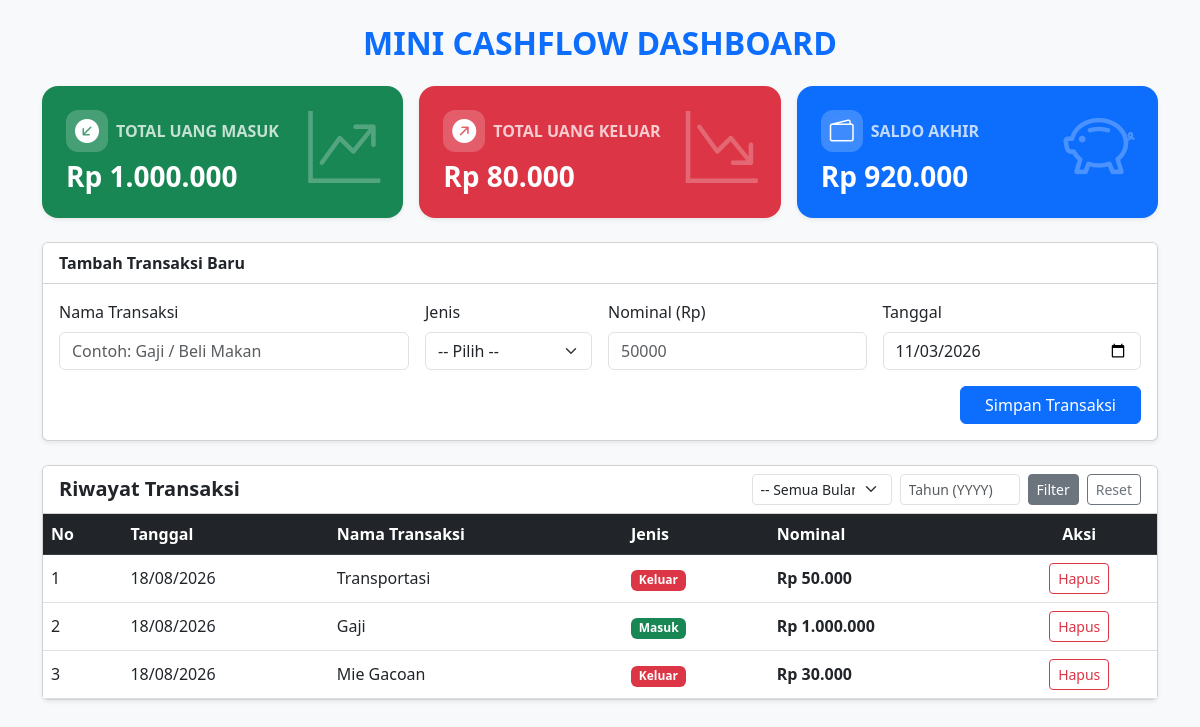
The page / on the database its author committed.
### tables this page shows
CREATE TABLE `transaksi` (
  `id` int(11) NOT NULL,
  `nama_transaksi` varchar(100) NOT NULL,
  `jenis` enum('masuk','keluar') NOT NULL,
  `nominal` int(11) NOT NULL,
  `tanggal` date NOT NULL
);

### index.php (the view, shortened to what this page needs)
<?php
require_once 'koneksi.php';
$tahun_filter = $_GET['tahun'] ?? '';
$where_clause = "";
$query_transaksi = "SELECT * FROM transaksi $where_clause ORDER BY tanggal DESC, id DESC";
$result_transaksi = mysqli_query($koneksi, $query_transaksi);
$q_masuk = mysqli_query($koneksi, "SELECT SUM(nominal) AS total FROM transaksi WHERE jenis = 'masuk'");
$total_masuk = mysqli_fetch_assoc($q_masuk)['total'] ?? 0;
$q_keluar = mysqli_query($koneksi, "SELECT SUM(nominal) AS total FROM transaksi WHERE jenis = 'keluar'");
$total_keluar = mysqli_fetch_assoc($q_keluar)['total'] ?? 0;
$saldo_akhir = $total_masuk - $total_keluar;
?>
<!DOCTYPE html>
<html lang="id">
<head>
    <link href="https://cdn.jsdelivr.net/npm/bootstrap@5.3.0/dist/css/bootstrap.min.css" rel="stylesheet">
    <link rel="stylesheet" href="https://cdn.jsdelivr.net/npm/bootstrap-icons@1.11.1/font/bootstrap-icons.css">
</head>
<body class="bg-light">
<div class="container py-4">
    <h2 class="mb-4 text-center text-primary fw-bold">MINI CASHFLOW DASHBOARD</h2>
    <div class="row g-3 mb-4">
        <div class="col-md-4">
            <div class="card card-stat text-white bg-success shadow-sm p-2" onclick="animateCard(this)">
                <div class="card-body position-relative z-1">
                    <div class="d-flex align-items-center gap-2 mb-2">
                        <div class="stat-icon-badge">
                            <i class="bi bi-arrow-down-left-circle-fill fs-4"></i>
                        </div>
                        <h6 class="card-title m-0 fw-semibold text-uppercase opacity-75">Total Uang Masuk</h6>
                    </div>
                    <h3 class="fw-bold m-0 mt-2">Rp <?= number_format($total_masuk, 0, ',', '.'); ?></h3>
                    <i class="bi bi-graph-up-arrow card-icon-illustration"></i>
                </div>
            </div>
        </div>
        <div class="col-md-4">
            <div class="card card-stat text-white bg-danger shadow-sm p-2" onclick="animateCard(this)">
                <div class="card-body position-relative z-1">
                    <div class="d-flex align-items-center gap-2 mb-2">
                        <div class="stat-icon-badge">
                            <i class="bi bi-arrow-up-right-circle-fill fs-4"></i>
                        </div>
                        <h6 class="card-title m-0 fw-semibold text-uppercase opacity-75">Total Uang Keluar</h6>
                    </div>
                    <h3 class="fw-bold m-0 mt-2">Rp <?= number_format($total_keluar, 0, ',', '.'); ?></h3>
                    <i class="bi bi-graph-down-arrow card-icon-illustration"></i>
                </div>
            </div>
        </div>
        <div class="col-md-4">
            <div class="card card-stat text-white bg-primary shadow-sm p-2" onclick="animateCard(this)">
                <div class="card-body position-relative z-1">
                    <div class="d-flex align-items-center gap-2 mb-2">
                        <div class="stat-icon-badge">
                            <i class="bi bi-wallet2 fs-4"></i>
                        </div>
                        <h6 class="card-title m-0 fw-semibold text-uppercase opacity-75">Saldo Akhir</h6>
                    </div>
                    <h3 class="fw-bold m-0 mt-2">Rp <?= number_format($saldo_akhir, 0, ',', '.'); ?></h3>
                    <i class="bi bi-piggy-bank card-icon-illustration"></i>
                </div>
            </div>
        </div>
    </div>
    <div class="card shadow-sm mb-4">
        <div class="card-header bg-white font-weight-bold fw-bold">Tambah Transaksi Baru</div>
        <div class="card-body">
            <form action="index.php" method="POST" class="row g-3">
                <div class="col-md-4">
                    <label class="form-label">Nama Transaksi</label>
                    <input type="text" name="nama_transaksi" class="form-control" placeholder="Contoh: Gaji / Beli Makan" required>
                </div>
                <div class="col-md-2">
                    <label class="form-label">Jenis</label>
                    <select name="jenis" class="form-select" required>
                        <option value="">-- Pilih --</option>
                    </select>
                </div>
                <div class="col-md-3">
                    <label class="form-label">Nominal (Rp)</label>
                    <input type="number" name="nominal" class="form-control" min="1" placeholder="50000" required>
                </div>
                <div class="col-md-3">
                    <label class="form-label">Tanggal</label>
                    <input type="date" name="tanggal" class="form-control" value="<?= date('Y-m-d'); ?>" required>
                </div>
                <div class="col-12 text-end">
                    <button type="submit" name="tambah_transaksi" class="btn btn-primary px-4">Simpan Transaksi</button>
                </div>
            </form>
        </div>
    </div>
    <div class="card shadow-sm">
        <div class="card-header bg-white d-flex justify-content-between align-items-center flex-wrap gap-2">
            <h5 class="m-0 fw-bold">Riwayat Transaksi</h5>
            <form action="index.php" method="GET" class="d-flex gap-2">
                <select name="bulan" class="form-select form-select-sm" style="width: 140px;">
                    <option value="">-- Semua Bulan --</option>
                </select>
                <input type="number" name="tahun" class="form-control form-control-sm" placeholder="Tahun (YYYY)" value="<?= htmlspecialchars($tahun_filter); ?>" style="width: 120px;">
                <button type="submit" class="btn btn-sm btn-secondary">Filter</button>
                <a href="index.php" class="btn btn-sm btn-outline-secondary">Reset</a>
            </form>
        </div>
        <div class="card-body p-0">
            <div class="table-responsive">
                <table class="table table-hover align-middle m-0">
                    <thead class="table-dark">
                        <tr>
                            <th>No</th>
                            <th>Tanggal</th>
                            <th>Nama Transaksi</th>
                            <th>Jenis</th>
                            <th>Nominal</th>
                            <th class="text-center">Aksi</th>
                        </tr>
                    </thead>
                    <tbody>
                        <?php
                        $no = 1;
                        if (mysqli_num_rows($result_transaksi) > 0):
                            while ($row = mysqli_fetch_assoc($result_transaksi)):
                                $class_row = ($row['jenis'] == 'masuk') ? 'bg-masuk' : 'bg-keluar';
                        ?>
                            <tr class="<?= $class_row; ?>">
                                <td><?= $no++; ?></td>
                                <td><?= date('d/m/Y', strtotime($row['tanggal'])); ?></td>
                                <td><?= htmlspecialchars($row['nama_transaksi']); ?></td>
                                <td>
                                    <span class="badge <?= ($row['jenis'] == 'masuk') ? 'bg-success' : 'bg-danger'; ?>">
                                        <?= ucfirst($row['jenis']); ?>
                                    </span>
                                </td>
                                <td class="fw-bold">Rp <?= number_format($row['nominal'], 0, ',', '.'); ?></td>
                                <td class="text-center">
                                    <a href="index.php?hapus=<?= $row['id']; ?>"
                                       class="btn btn-sm btn-outline-danger"
                                       onclick="return confirm('Apakah Anda yakin ingin menghapus data transaksi ini?')">
                                        Hapus
                                    </a>
                                </td>
                            </tr>
                        <?php
                            endwhile;
                        else:
                        ?>
                            <tr>
                                <td colspan="6" class="text-center py-3 text-muted">Belum ada data transaksi.</td>
                            </tr>
                        <?php endif; ?>
                    </tbody>
                </table>
            </div>
        </div>
    </div>
</div>
</body>
</html>

### index.php (style rules this page uses)
.bg-masuk { background-color: #d1e7dd !important; }
.bg-keluar { background-color: #f8d7da !important; }
.card-stat { border: none; border-radius: 16px; cursor: pointer; position: relative; overflow: hidden; transition: all 0.3s cubic-bezier(0.25, 0.8, 0.25, 1); user-select: none; }
.card-icon-illustration { position: absolute; right: 15px; bottom: 10px; font-size: 4.5rem; opacity: 0.25; transition: transform 0.4s ease, opacity 0.4s ease; }
.stat-icon-badge { width: 42px; height: 42px; border-radius: 12px; display: inline-flex; align-items: center; justify-content: center; background: rgba(255, 255, 255, 0.2); backdrop-filter: blur(4px); }

### rows shown on the page
transaksi: tanggal "18/08/2026", nama_transaksi "Transportasi", jenis "Keluar", nominal "50.000"
transaksi: tanggal "18/08/2026", nama_transaksi "Gaji", jenis "Masuk", nominal "1.000.000"
transaksi: tanggal "18/08/2026", nama_transaksi "Mie Gacoan", jenis "Keluar", nominal "30.000"

### other values the page prints
$total_masuk "1.000.000"
$total_keluar "80.000"
$saldo_akhir "920.000"
